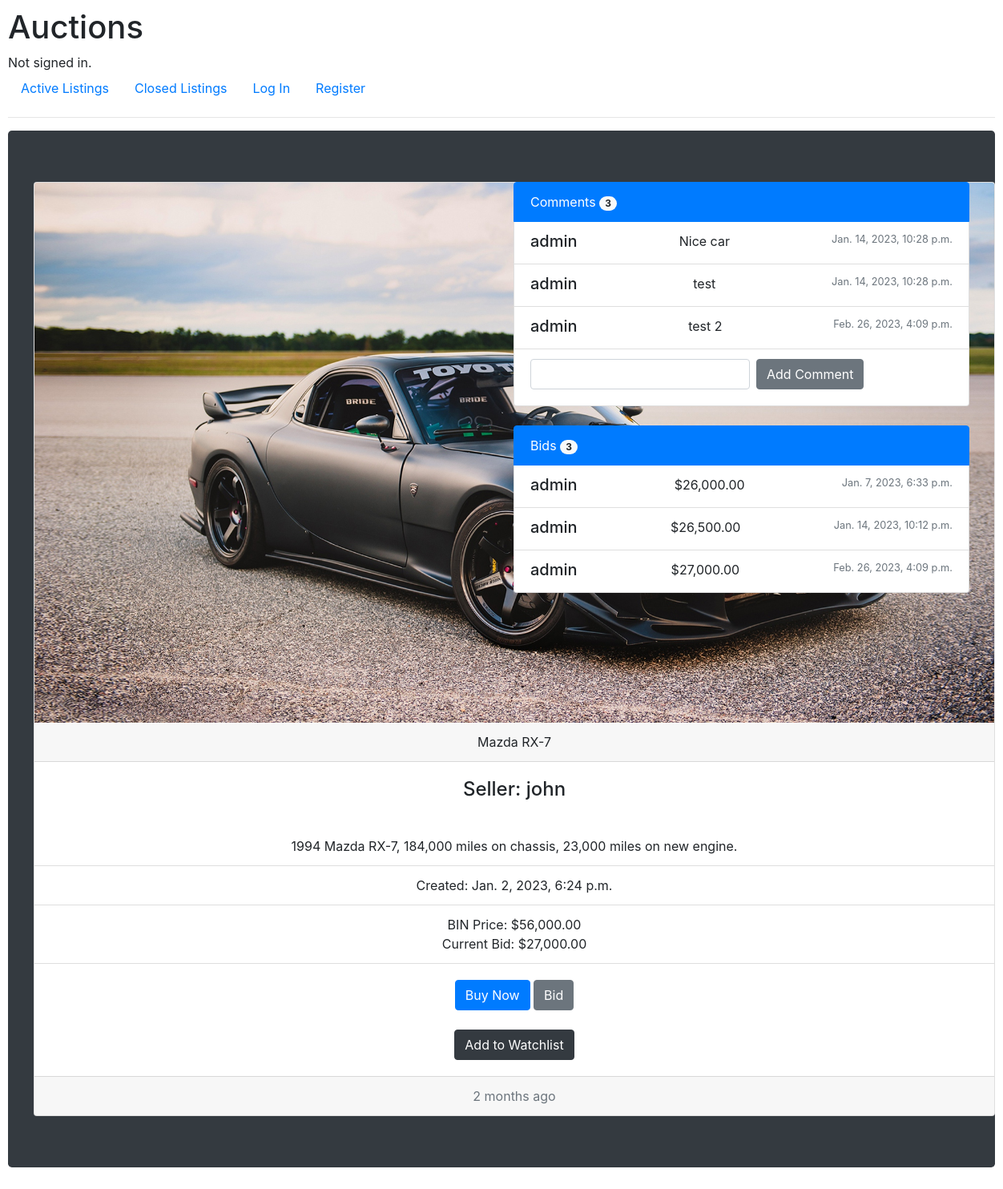
/listing/1, run on the app's committed database.
### auctions/models.py (models this page shows, shortened)
class AuctionListing(models.Model):
    id = models.AutoField(primary_key=True)
    title = models.CharField(max_length=24)
    seller = models.ForeignKey(to=User, on_delete=models.CASCADE)
    create_date = models.DateTimeField(auto_now_add=True)
    price = models.DecimalField(max_digits=11, decimal_places=2)
    starting_bid = models.DecimalField(max_digits=11, decimal_places=2)
    picture = models.ImageField(upload_to='auctions/static/auctions/images')
    description = models.TextField(max_length=128)
    is_closed = models.BooleanField(default=False)
    winner = models.ForeignKey(to=User, on_delete=models.CASCADE, null=True, related_name='winner')
    sold_date = models.DateTimeField(null=True)
    def get_date(self):
        time = datetime.now()
        if self.create_date.day == time.day:
            return str(time.hour - self.create_date.hour) + " hours ago"
        else:
            if self.create_date.month == time.month:
                return str(time.day - self.create_date.day) + " days ago"
            else:
                if self.create_date.year == time.year:
                    return str(time.month - self.create_date.month) + " months ago"
        return self.create_date
    def price_formatted(self):
        return "${:,.2f}".format(self.price)
    def bid_formatted(self):
        return "${:,.2f}".format(self.starting_bid)

class User(AbstractUser):
    watchlist = models.ManyToManyField(to='AuctionListing', default=[])

class ListingComment(models.Model):
    id = models.AutoField(primary_key=True)
    user = models.ForeignKey(to='User', on_delete=models.CASCADE, null=True)
    listing = models.ForeignKey(to='AuctionListing', on_delete=models.CASCADE, null=True, related_name='comments')
    comment = models.TextField(max_length=128, null=True)
    comment_date = models.DateTimeField(auto_now_add=True)

class Bid(models.Model):
    id = models.AutoField(primary_key=True)
    user = models.ForeignKey(to='User', on_delete=models.CASCADE, null=True, related_name='bids')
    listing = models.ForeignKey(to='AuctionListing', on_delete=models.CASCADE, null=True, related_name='bids')
    bid = models.DecimalField(max_digits=11, decimal_places=2, null=True)
    bid_date = models.DateTimeField(auto_now_add=True)
    def bid_formatted(self):
        return "${:,.2f}".format(self.bid)

### auctions/views.py (the view)
# urls.py: path("listing/<int:pk>", views.listing_detail, name="listing_detail"),
def listing_detail(request, pk):
    try:
        listing = AuctionListing.objects.get(id=pk)
    except:
        raise Http404
    return render(request, "auctions/listing_detail.html", {'listing': listing, 'bid_form':BidForm()})

### auctions/forms.py
class BidForm(forms.ModelForm):
    class Meta:
        model = Bid
        fields = ('bid',)
        widgets = {
            'bid': forms.NumberInput(attrs={'class': 'form-control'}),
        }
    def __init__(self, *args, **kwargs):
        super(BidForm, self).__init__(*args, **kwargs)
        self.fields['bid'].label = "Bid Amount"

### auctions/templates/auctions/listing_detail.html (shortened to what this page needs)
{% extends "auctions/layout.html" %}
{% block body %}
    <div class="row">
        <div class="col-sm-6">
            <div class="card text-center" style='width: 1200px;'>
                <div class="card-header">
                    {{ listing.title }}
                </div>
                <div class="card-body">
                    <h4 class="card-title">Seller: {{listing.seller}}</h4>
                </div>
                <ul class="list-group list-group-flush">
                    <li class="list-group-item">{{ listing.description }}</li>
                    <li class="list-group-item">Created: {{ listing.create_date }}</li>
                    {% if listing.is_closed %}
                    <li class="list-group-item">Sold: {{ listing.sold_date }}</li>
                    <li class="list-group-item">
                        Listed for: {{ listing.price_formatted }}
                        <br>
                        Bought for: {{listing.get_winning_bid}}
                        <br>
                        Buyer: {{ listing.winner }}
                    </li>
                    {% else %}
                    <li class="list-group-item">BIN Price: {{ listing.price_formatted }} <br>Current Bid: {{ listing.bid_formatted }}</li>
                </ul>
                <div class="card-body">
                    <a href="#" class="btn btn-primary">Buy Now</a>
                    <button type="button" class="btn btn-secondary" data-toggle="modal" data-target="#bidModalCenter">
                        Bid
                      </button>
                    {% if listing in user.watchlist.all %}
                    <form action="{% url 'remove_from_watchlist' %}" method="post">
                        {% csrf_token %}
                        <br>
                        <input type="hidden" name="listing_id" value={{listing.id}}>
                        <input type="hidden" name="page" value="listing_detail">
                        <input type="submit" value="Remove from Watchlist" class="btn btn-danger">
                    </form>
                    {% else %}
                    <form action="{% url 'add_to_watchlist' %}" method="post">
                        <br>
                        <input type="submit" value="Add to Watchlist" class="btn btn-dark">
                    </form>
                    {% endif %}
                </div>
                <div class="card-footer text-muted">
                    {{listing.get_date}}
                </div>
                {% endif %}
            </div>
        </div>
        <div class="col-sm-6">
            <ul class="list-group">
                <li class="list-group-item active">
                    Comments
                    <span class="badge badge-light badge-pill">{{listing.comments.count}}</span>
                </li>
                {% for comment in listing.comments.all %}
                <li class="d-flex w-100 justify-content-between list-group-item">
                    <h5 class="mb-1">{{comment.user}}</h5>
                    <p class="mb-1">{{comment.comment}}</p>
                    <small class="text-muted">{{comment.comment_date}}</small>
                  </li>
                {% empty %}
                <li class="d-flex w-100 justify-content-between list-group-item">
                    <h5 class="mb-1">No comments</h5>
                  </li>
                {% endfor %}
                <li class="d-flex w-100 justify-content-between list-group-item justify-content-center">
                    <form action="{% url 'add_comment' %}" method="post" class="form-inline">
                        <input type="text" name="comment" class="form-control mb-2 mr-sm-2" required>
                        <input type="submit" value="Add Comment" class="btn btn-secondary mb-2">
                    </form>
                  </li>
            </ul>
            <br>
            <ul class="list-group">
                <li class="list-group-item active">
                    Bids
                    <span class="badge badge-light badge-pill">{{listing.bids.count}}</span>
                </li>
                {% for bid in listing.bids.all %}
                {% if bid.user == listing.winner %}
                <li class="d-flex w-100 justify-content-between list-group-item list-group-item-success">
                {% else %}
                <li class="d-flex w-100 justify-content-between list-group-item">
                {% endif %}
                    <h5 class="mb-1">{{bid.user}}</h5>
                    <p class="mb-1">{{bid.bid_formatted}}</p>
                    <small class="text-muted">{{bid.bid_date}}</small>
                  </li>
                {% empty %}
                <li class="d-flex w-100 justify-content-between list-group-item">
                    <h5 class="mb-1">No Bids Yet</h5>
                  </li>
                {% endfor %}
            </ul>
        </div>
    </div>
{% endblock %}

### auctions/static/auctions/styles.css (style rules this page uses)
body { padding: 10px; }

### data on the page
AuctionListing: title "Mazda RX-7", seller "john", description "1994 Mazda RX-7, 184,000 miles on chassis, 23,000 miles on new engine.", create_date "Jan. 2, 2023, 6:24 p.m.", price_formatted "$56,000.00", bid_formatted "$27,000.00", get_date "2 months ago", comments.count "3", bids.count "3"
ListingComment: user "admin", comment "Nice car", comment_date "Jan. 14, 2023, 10:28 p.m."
ListingComment: user "admin", comment "test", comment_date "Jan. 14, 2023, 10:28 p.m."
ListingComment: user "admin", comment "test 2", comment_date "Feb. 26, 2023, 4:09 p.m."
Bid: user "admin", bid_formatted "$26,000.00", bid_date "Jan. 7, 2023, 6:33 p.m."
Bid: user "admin", bid_formatted "$26,500.00", bid_date "Jan. 14, 2023, 10:12 p.m."
Bid: user "admin", bid_formatted "$27,000.00", bid_date "Feb. 26, 2023, 4:09 p.m."
